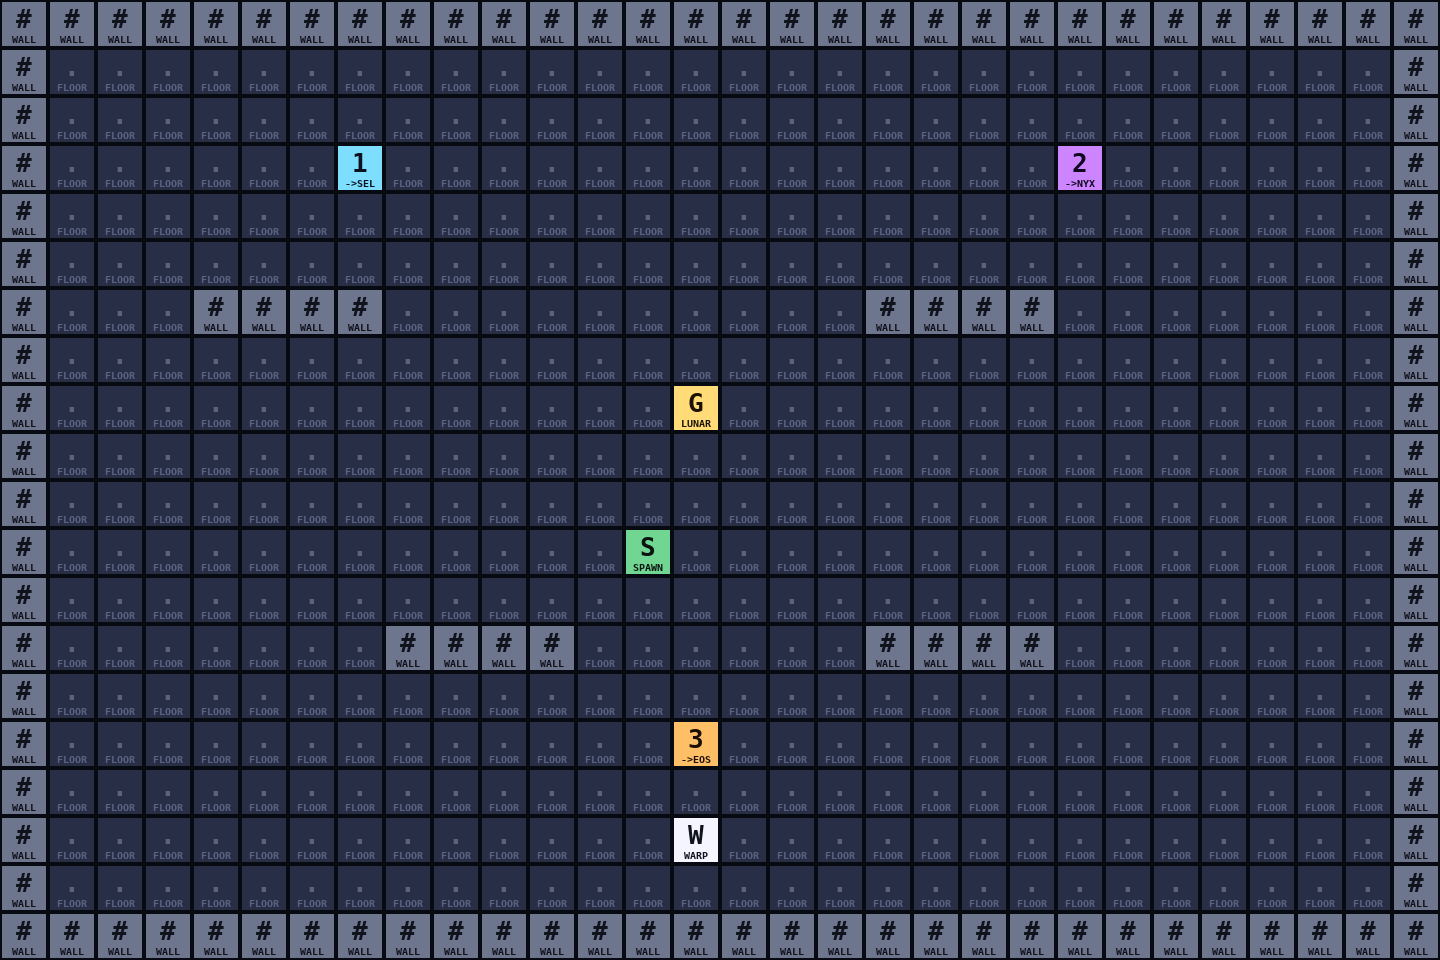

The image is a tile-based game level rendered from a .tmx file. Its description and complete source (layers, tilesets, objects, tile grids) follow:
An orthogonal 30x20 tile map with 48x48 px tiles, 1 tile layer (ground).

<map version="1.10" tiledversion="1.10" orientation="orthogonal" renderorder="right-down" width="30" height="20" tilewidth="48" tileheight="48" infinite="0">
 <tileset firstgid="1" source="tileset.tsx" />
 <layer id="1" name="ground" width="30" height="20">
  <data encoding="csv">
1,1,1,1,1,1,1,1,1,1,1,1,1,1,1,1,1,1,1,1,1,1,1,1,1,1,1,1,1,1,
1,2,2,2,2,2,2,2,2,2,2,2,2,2,2,2,2,2,2,2,2,2,2,2,2,2,2,2,2,1,
1,2,2,2,2,2,2,2,2,2,2,2,2,2,2,2,2,2,2,2,2,2,2,2,2,2,2,2,2,1,
1,2,2,2,2,2,2,4,2,2,2,2,2,2,2,2,2,2,2,2,2,2,5,2,2,2,2,2,2,1,
1,2,2,2,2,2,2,2,2,2,2,2,2,2,2,2,2,2,2,2,2,2,2,2,2,2,2,2,2,1,
1,2,2,2,2,2,2,2,2,2,2,2,2,2,2,2,2,2,2,2,2,2,2,2,2,2,2,2,2,1,
1,2,2,2,1,1,1,1,2,2,2,2,2,2,2,2,2,2,1,1,1,1,2,2,2,2,2,2,2,1,
1,2,2,2,2,2,2,2,2,2,2,2,2,2,2,2,2,2,2,2,2,2,2,2,2,2,2,2,2,1,
1,2,2,2,2,2,2,2,2,2,2,2,2,2,8,2,2,2,2,2,2,2,2,2,2,2,2,2,2,1,
1,2,2,2,2,2,2,2,2,2,2,2,2,2,2,2,2,2,2,2,2,2,2,2,2,2,2,2,2,1,
1,2,2,2,2,2,2,2,2,2,2,2,2,2,2,2,2,2,2,2,2,2,2,2,2,2,2,2,2,1,
1,2,2,2,2,2,2,2,2,2,2,2,2,3,2,2,2,2,2,2,2,2,2,2,2,2,2,2,2,1,
1,2,2,2,2,2,2,2,2,2,2,2,2,2,2,2,2,2,2,2,2,2,2,2,2,2,2,2,2,1,
1,2,2,2,2,2,2,2,1,1,1,1,2,2,2,2,2,2,1,1,1,1,2,2,2,2,2,2,2,1,
1,2,2,2,2,2,2,2,2,2,2,2,2,2,2,2,2,2,2,2,2,2,2,2,2,2,2,2,2,1,
1,2,2,2,2,2,2,2,2,2,2,2,2,2,6,2,2,2,2,2,2,2,2,2,2,2,2,2,2,1,
1,2,2,2,2,2,2,2,2,2,2,2,2,2,2,2,2,2,2,2,2,2,2,2,2,2,2,2,2,1,
1,2,2,2,2,2,2,2,2,2,2,2,2,2,9,2,2,2,2,2,2,2,2,2,2,2,2,2,2,1,
1,2,2,2,2,2,2,2,2,2,2,2,2,2,2,2,2,2,2,2,2,2,2,2,2,2,2,2,2,1,
1,1,1,1,1,1,1,1,1,1,1,1,1,1,1,1,1,1,1,1,1,1,1,1,1,1,1,1,1,1
  </data>
 </layer>
</map>
